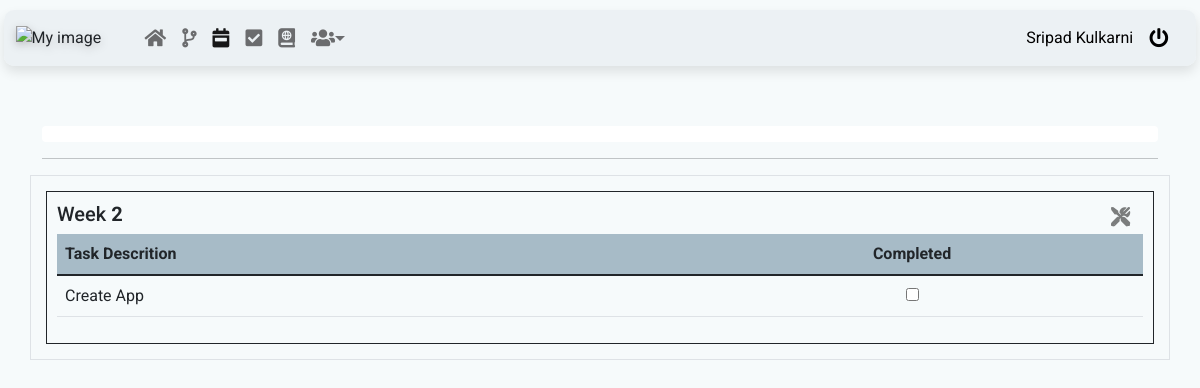
The app's page /weeks/2 (signed in), older data.
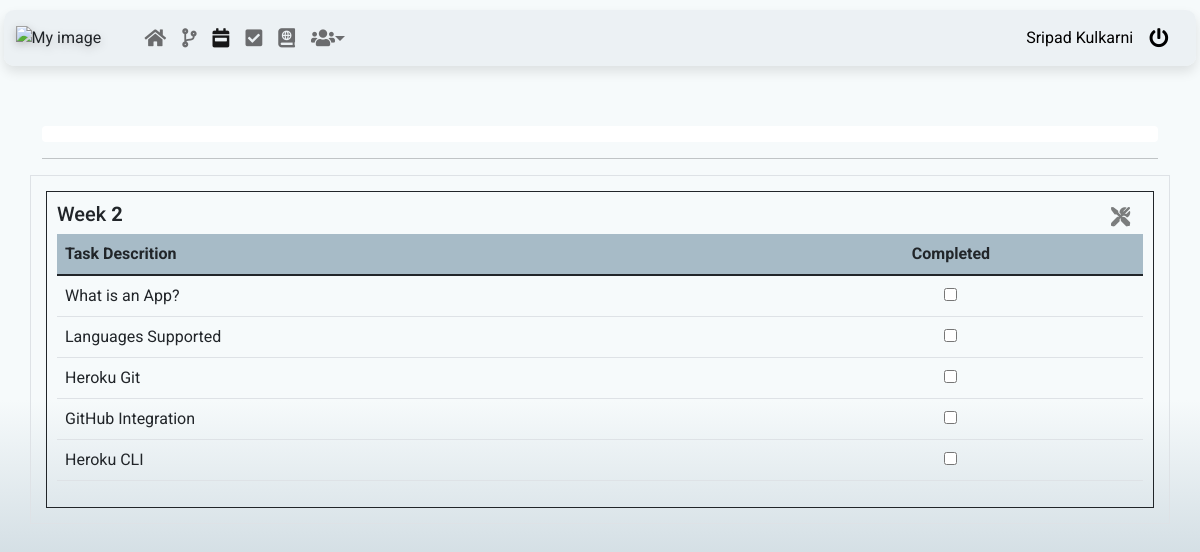
The same page, newer data.
### Onb_app/models.py (models this page shows)
class content(models.Model):
    weeks_data = models.ForeignKey(weeks_data, on_delete=models.CASCADE)
    task_id = models.IntegerField()
    task = models.TextField()

### Onb_app/views.py (the view)
# urls.py: path('weeks/<int:id>', views.week_content, name='content'),
@login_required(login_url='/login/')
def week_content(request,  id):
	if request.user.profile.role=="MANAGER" or request.user.is_superuser or request.user.profile.role=="ENGINEER":
		week = weeks_data.objects.get(weekid=id)
		c = content.objects.filter(weeks_data=week).order_by('task_id')
		return render(request, 'content.html', {'week_no':id, 'content':c})
	else:
		onb = onboarding.objects.get(newhire=request.user.username)
		week = newhire_weeks.objects.get(onboarding=onb, weekid=id)
		c = newhire_content.objects.filter(newhire_weeks=week).order_by('task_id')
		return render(request, 'content.html', {'week_no':id, 'content':c, 'week':week})

### Templates/content.html (shortened to what this page needs)
{% extends 'base.html' %}
{% block content %}
<div id="weekstable" class="container-md reg_page" >
	<div class="row">
		<div class="col">
			<div class="progress" style="background-color: white;">
			</div>
		</div>
	</div>
	<hr>
	<div class="row border" style="padding: 10px;">
		<div class="col border border border-dark user_table">
			<div class="row">
				<div class="col"><h5>Week <strong id="week_no">{{week_no}}</strong></h5></div>
				{% if user.profile.role == "MANAGER" or user.is_superuser %}
					<div class="col edit" style="text-align: right; display: block;">
						<button type="button" class="btn-close me-2 m-auto fas fa-tools" aria-label="Close" data-bs-toggle="tooltip" data-bs-placement="bottom" title="Refactor" ></button>
					</div>
				{% endif %}
				</div>
			<table class="table table-responsive table-hover week_t">
				<thead class="thead">
					<tr>
						<th scope="col">Task Descrition</th>
						<th scope="col">Completed</th>
					</tr>
				</thead>
				<tbody>
				{% if content %}
				{% for content in content %}
					<tr>
						<td>{{content.task}}</td>
						{% if content.status == True %}
						<td><input id="content_check" class="content_check" class="form-check-input" type="checkbox" id="flexCheckDefault" checked></td>
						{% else %}
						<td><input id="content_check" class="content_check" class="form-check-input" type="checkbox" id="flexCheckDefault"></td>
						{% endif %}
					</tr>
				{% endfor %}
				{% else %}
					<tr><td colspan="2">
						<div class="overlay">
						  <div class="text">No Tasks Found</div>
						</div>
					</td></tr>
				{% endif %}
				</tbody>
			</table>
		</div>
	</div>
</div>
{% endblock %}

Row changes from the older to the newer data that the page shows:
changed content: task "Create App" → "What is an App?"
added content: task "Languages Supported"
added content: task "Heroku Git"
added content: task "GitHub Integration"
added content: task "Heroku CLI"
